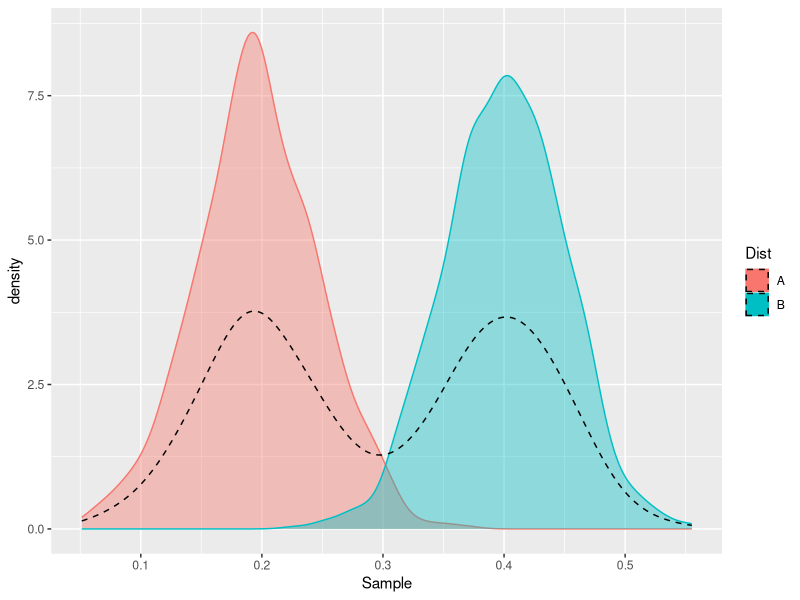
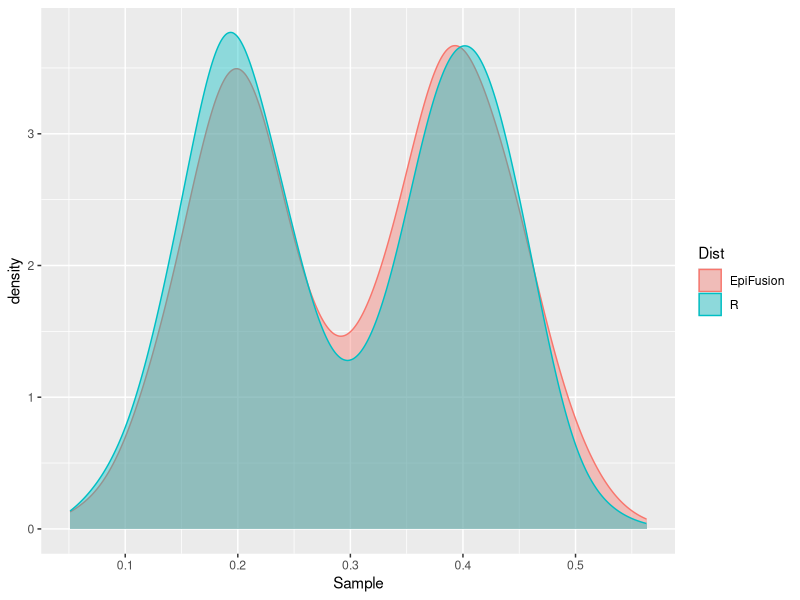
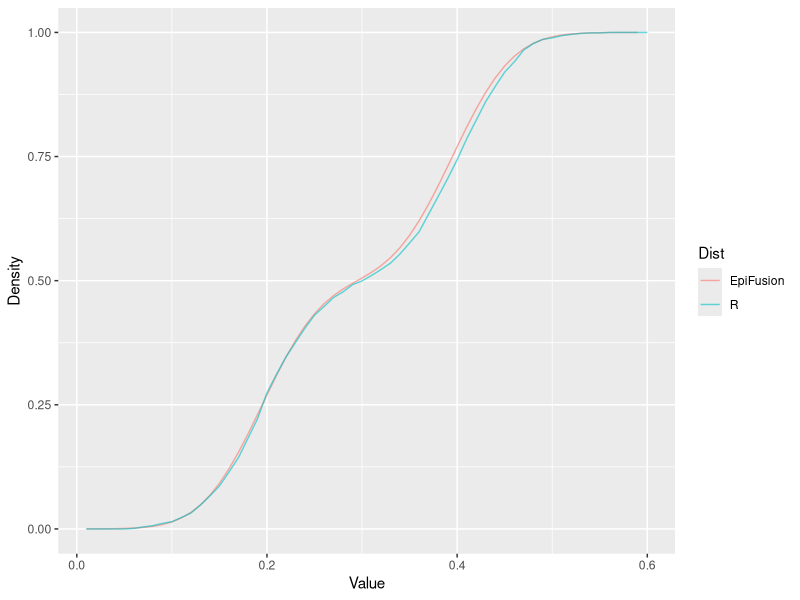

These charts were generated, in order, by the following R code:
## ---- chunk 1
knitr::opts_chunk$set(echo = TRUE)
library(truncnorm)
library(ggplot2)
library(magrittr)
library(dplyr)
library(tidyverse)
## ---- chunk 2
a <- data.frame(Dist = "A", Sample = rtruncnorm(1000, mean = 0.2, sd = 0.05, a = 0, b = 1))
b <- data.frame(Dist = "B", Sample = rtruncnorm(1000, mean = 0.4, sd = 0.05, a = 0, b = 1))
combined <- rbind(a, b)

ggplot(combined, aes(x = Sample)) +
  geom_density(aes(col = Dist, fill = Dist), alpha = 0.4, bounds = c(0, 1)) +
  geom_density(linetype = 2, bounds = c(0, 1))

## ---- chunk 3
epifusion_samples <- read.table("composite_distribution_samples.txt", header = F) %>%
  rename(Sample = V1) %>%
  mutate(Dist = "EpiFusion")
  
epifusion_and_r_samples <- rbind(combined, epifusion_samples) %>%
  mutate(Dist = ifelse(Dist != "EpiFusion", "R", Dist))

ggplot(epifusion_and_r_samples, aes(x = Sample)) +
  geom_density(aes(col = Dist, fill = Dist), alpha = 0.4, bounds = c(0, 1)) 

## ---- chunk 4
r_cdf_function <- ecdf(combined$Sample)
r_cdf <- data.frame(Dist = "R", Value = seq(0.01, 0.6, 0.01), Density = r_cdf_function(seq(0.01, 0.6, 0.01)))
epifusion_cdf <- data.frame(Dist = "EpiFusion", Value = seq(0.01, 0.59, 0.01), Density =  read.table("composite_distribution_density.txt", header = F)[,1]) %>%
  mutate(Density = Density / sum(Density)) %>%
  mutate(Density = cumsum(Density))

epifusion_and_r_cdf <- rbind(r_cdf, epifusion_cdf)

ggplot(epifusion_and_r_cdf, aes(x = Value, y = Density)) +
  geom_line(aes(col = Dist), alpha = 0.6)
